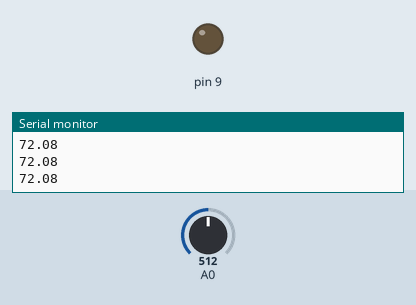
This sketch was run on a simulated Arduino Pro Mini, built with avr-gcc and run on an emulated ATmega328P. Parts: output pins drawn as LEDs (lit = HIGH), the last lines printed to the serial monitor. Inputs (shaded band) come from the test bench; at power-on: A0 = 512.

Above: at 1.2 s.
1.3 s: A0 set to 638
2.8 s: A0 set to 663
At 3.1 s:
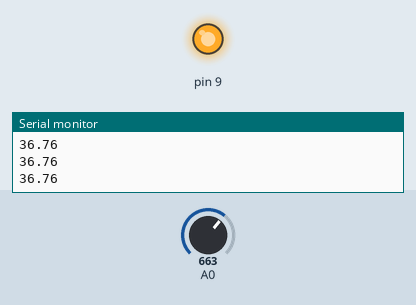
4.3 s: A0 set to 511
At 4.9 s:
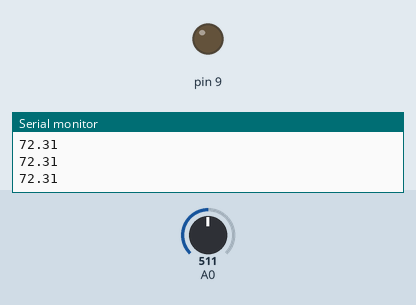
5.8 s: A0 set to 716
At 6.9 s:
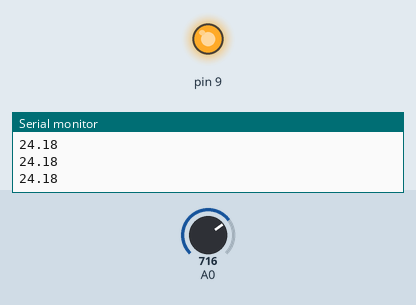
Timing chart, 0 to 8.3 s (numbered marks = the images above; inputs shaded):
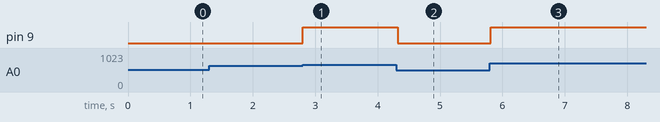

The sketch:

setTemp1.ino
```cpp
// (licence header left out)
int x = 0;  //I always call the serial data x because I fucking feel like it
float mV = 0.0; //voltage in mV, now floating point
float T_C = 0.0; //temperature in C
float T_set = 40.0; // setpoint in C
float T_K = 0.0; //kelvin
float T_F = 0.0; //faranheit
int interval = 25;  //interval between points in ms

void setup() {
  Serial.begin(115200);  //baud rate of serial connection
}

void loop() {
  x = analogRead(A0);  //read A0
  mV = 3300.0*float(x)/1023.0;   //convert to float then conver to mV, assuming 3.3 V Vcc, also convert to mV not V
  T_C = 30 + (sqrt(184.47 + 0.01732*(2230.8 - mV)) - 13.582)/0.00866;  //exact parabolic solution from the data sheet
  T_F = 1.8*T_C + 32.0;  //convert to F
  T_K = T_C + 273.15;    //convert to K
  if(T_C < T_set){
    analogWrite(9,255);
  }
  else{
    analogWrite(9,0);
  }
  Serial.println(T_C);   //spit out the data
  delay(interval);       //wait
}
```

Measured:
- the behaviour switches between 649 and 650 on A0 (found by bisection; images 0 and 1)
- after the input at 2.8 s, pin 9: LOW → HIGH at once
- after the input at 4.3 s, pin 9: HIGH → LOW at once
- after the input at 5.8 s, pin 9: LOW → HIGH at once
